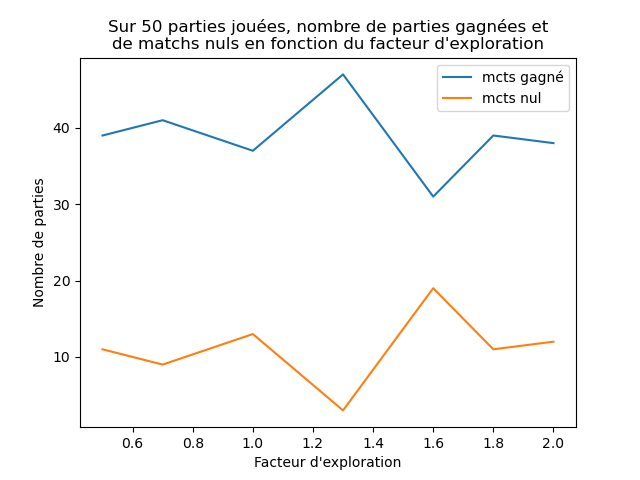

This figure's Python source:
from Game_representation import Morpion
from bot_mcts import MonteCarloTreeSearch
from bot_aleatoire import Aleatoire
import numpy as np
import matplotlib.pyplot as plt

mcts_gagne = []
mcts_neutre = []


L_explo = [0.5,0.7,1,1.3,1.6,1.8,2]
for explo in L_explo:
    gagne_mcts = 0
    perdu_mcts = 0
    neutre_mcts = 0

    # test MCTS contre aléatoire
    for partie in range(50):
        state = Morpion(boards=np.array([[[[0,0,0],[0,0,0],[0,0,0]],[[0,0,0],[0,0,0],[0,0,0]],[[0,0,0],[0,0,0],[0,0,0]]],
                                        [[[0,0,0],[0,0,0],[0,0,0]],[[0,0,0],[0,0,0],[0,0,0]],[[0,0,0],[0,0,0],[0,0,0]]],
                                        [[[0,0,0],[0,0,0],[0,0,0]],[[0,0,0],[0,0,0],[0,0,0]],[[0,0,0],[0,0,0],[0,0,0]]]]),
                    empty_all={(0,0),(0,1),(0,2),(1,0),(1,1),(1,2),(2,0),(2,1),(2,2),
                            (0,3),(0,4),(0,5),(1,3),(1,4),(1,5),(2,3),(2,4),(2,5),
                            (0,6),(0,7),(0,8),(1,6),(1,7),(1,8),(2,6),(2,7),(2,8),
                            (3,0),(3,1),(3,2),(4,0),(4,1),(4,2),(5,0),(5,1),(5,2),
                            (3,3),(3,4),(3,5),(4,3),(4,4),(4,5),(5,3),(5,4),(5,5),
                            (3,6),(3,7),(3,8),(4,6),(4,7),(4,8),(5,6),(5,7),(5,8),
                            (6,0),(6,1),(6,2),(7,0),(7,1),(7,2),(8,0),(8,1),(8,2),
                            (6,3),(6,4),(6,5),(7,3),(7,4),(7,5),(8,3),(8,4),(8,5),
                            (6,6),(6,7),(6,8),(7,6),(7,7),(7,8),(8,6),(8,7),(8,8)},
                    empty_boards=[[[(0,0),(0,1),(0,2),(1,0),(1,1),(1,2),(2,0),(2,1),(2,2)],
                        [(0,3),(0,4),(0,5),(1,3),(1,4),(1,5),(2,3),(2,4),(2,5)],
                        [(0,6),(0,7),(0,8),(1,6),(1,7),(1,8),(2,6),(2,7),(2,8)]],
                        [[(3,0),(3,1),(3,2),(4,0),(4,1),(4,2),(5,0),(5,1),(5,2)],
                        [(3,3),(3,4),(3,5),(4,3),(4,4),(4,5),(5,3),(5,4),(5,5)],
                        [(3,6),(3,7),(3,8),(4,6),(4,7),(4,8),(5,6),(5,7),(5,8)]],
                        [[(6,0),(6,1),(6,2),(7,0),(7,1),(7,2),(8,0),(8,1),(8,2)],
                        [(6,3),(6,4),(6,5),(7,3),(7,4),(7,5),(8,3),(8,4),(8,5)],
                        [(6,6),(6,7),(6,8),(7,6),(7,7),(7,8),(8,6),(8,7),(8,8)]]],
                    big_boards=np.array([[0,0,0],[0,0,0],[0,0,0]]))
        alea = Aleatoire(state)
        T = False

        
        while not T:
            MCTS = MonteCarloTreeSearch(state,record=False,exploration_factor=explo,simulations=500)
            best_move = MCTS.select_move()
            state.make_move_self(best_move)
            T = state.is_terminal((best_move[0]//3,best_move[1]//3))
            if T:
                break
            opponent_move = alea.give_move()
            state.make_move_self(opponent_move)
            T = state.is_terminal((opponent_move[0]//3,opponent_move[1]//3))

        resultat = state.get_result()
        if resultat == 1:
            gagne_mcts +=1
        elif resultat == -1:
            perdu_mcts +=1
        else:
            neutre_mcts +=1
    

    print("gagne mcts",gagne_mcts)
    mcts_gagne.append(gagne_mcts)
    mcts_neutre.append(neutre_mcts)
    print("perdu mcts",perdu_mcts)
    print("nul mcts",neutre_mcts)


plt.plot(L_explo,mcts_gagne,label="mcts gagné")
plt.plot(L_explo,mcts_neutre,label="mcts nul")
plt.legend()
plt.xlabel('Facteur d\'exploration')
plt.ylabel('Nombre de parties')
plt.title('Sur 50 parties jouées, nombre de parties gagnées et\nde matchs nuls en fonction du facteur d\'exploration')
plt.show()
